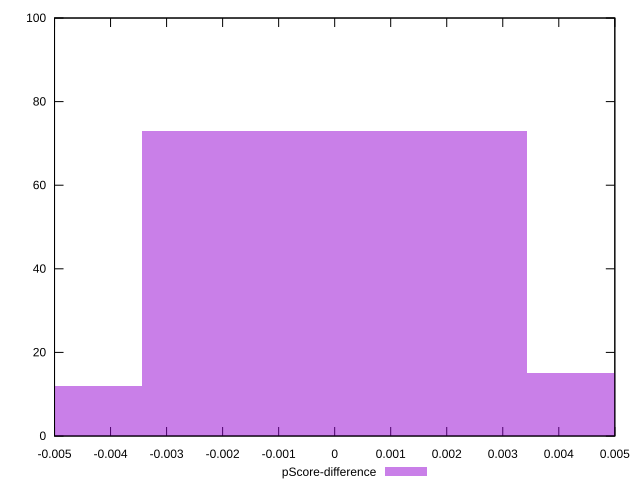

The gnuplot source for this figure:
reset

$pScoreDifference <<EOF
0 73
-0.006870948451036358 12
0.006870948451036358 15
EOF

set key outside below
set boxwidth 0.006870948451036358
set xrange [-0.0050000000000000044:0.004999999999999893]
set yrange [0:100]
set trange [0:100]
set style fill transparent solid 0.5 noborder
set terminal svg size 640, 490 enhanced background rgb 'white'
set output "report_00015_2021-02-09T16-11-33.973Z/render-blocking-resources/samples/pages+cached+noadtech/pScore-difference/histogram.svg"

plot $pScoreDifference title "pScore-difference" with boxes

reset
